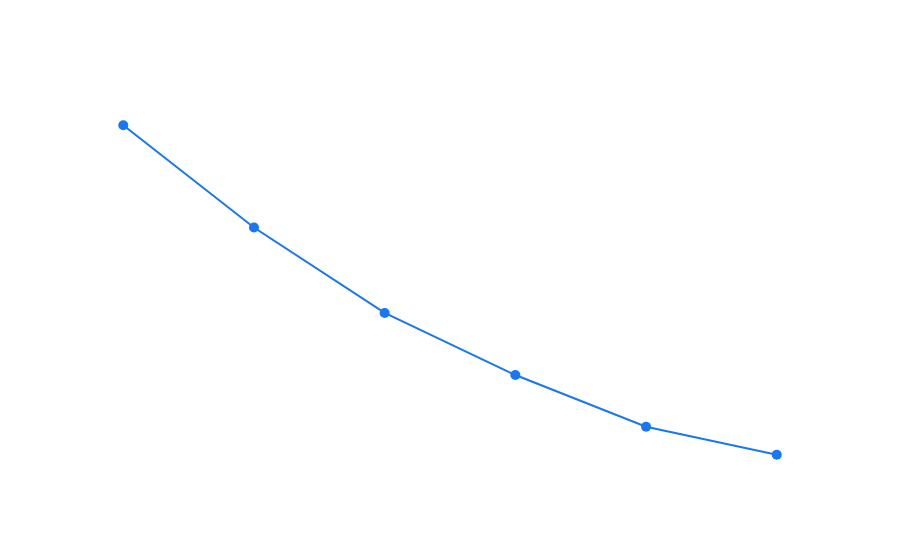

The cell this chart's notebook holds for it:
### Code cell
# Elbow method
scaler   = StandardScaler()
X_scaled = scaler.fit_transform(cluster_df)

inertias = []
K_range  = range(2, 8)
for k in K_range:
    km = KMeans(n_clusters=k, random_state=42, n_init=10)
    km.fit(X_scaled)
    inertias.append(km.inertia_)

fig = px.line(
    x=list(K_range), y=inertias, markers=True,
    labels={"x": "Number of Clusters (K)", "y": "Inertia"},
    title="Elbow Method — Finding Optimal Number of Clusters",
    color_discrete_sequence=[BRAND_BLUE]
)
fig.update_traces(marker=dict(size=10))
fig.update_layout(
    plot_bgcolor="rgba(0,0,0,0)",
    paper_bgcolor="rgba(0,0,0,0)",
    font_color="rgba(255,255,255,0.8)"
)
fig.show()
print("Look for the elbow — where inertia stops dropping sharply.")

### Figure 1 — Plotly figure (JSON) as saved in the notebook; plotly's stock layout.template omitted (floating-point values rounded to 4 significant figures)
{"data": [{"hovertemplate": "Number of Clusters (K)=%{x}<br>Inertia=%{y}<extra></extra>", "legendgroup": "", "line": {"color": "#1877F2", "dash": "solid"}, "marker": {"size": 10, "symbol": "circle"}, "mode": "lines+markers", "name": "", "orientation": "v", "showlegend": false, "type": "scatter", "x": [2, 3, 4, 5, 6, 7], "xaxis": "x", "y": [870.8, 710.1, 575.6, 478.0, 396.7, 352.6], "yaxis": "y"}], "layout": {"font": {"color": "rgba(255,255,255,0.8)"}, "legend": {"tracegroupgap": 0}, "paper_bgcolor": "rgba(0,0,0,0)", "plot_bgcolor": "rgba(0,0,0,0)", "title": {"text": "Elbow Method — Finding Optimal Number of Clusters"}, "xaxis": {"anchor": "y", "domain": [0, 1], "title": {"text": "Number of Clusters (K)"}}, "yaxis": {"anchor": "x", "domain": [0, 1], "title": {"text": "Inertia"}}}}
